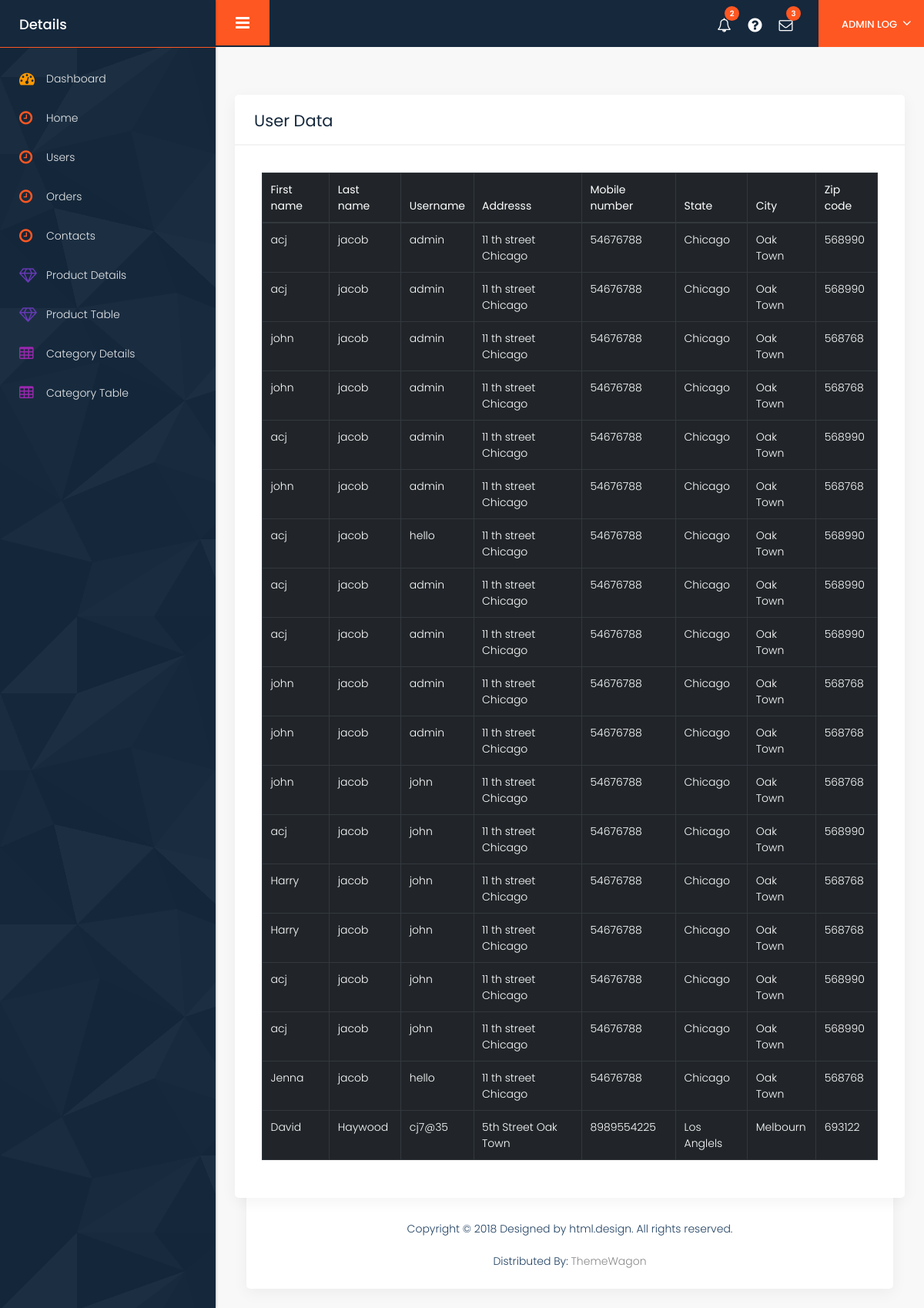
Page /adminapp/user_data on the committed database.
### userapp/models.py (models this page shows)
class Register(models.Model):
    firstname=models.CharField(max_length=45)
    lastname=models.CharField(max_length=56)
    username=models.CharField(max_length=78)
    password=models.CharField(max_length=80)
    mobilenumber=models.IntegerField()
    address=models.CharField(max_length=90)
    city=models.CharField(max_length=80)
    state=models.CharField(max_length=56)
    zipcode=models.IntegerField()

### adminapp/views.py (the view)
# urls.py: path('user_data',views.user_data,name='user_data'),
def user_data(request):
    data1=Register.objects.all()
    return render(request,'userdata.html',{'data1':data1})

### adminapp/templates/userdata.html (shortened to what this page needs)
{% extends 'adminindex.html' %}
{% block content %}
    <body><br><br>
    <br>
                           <div class="white_shd full margin_bottom_30">
                              <div class="full graph_head">
                                 <div class="heading1 margin_0">
                                    <h2>User Data</h2>
                                 </div>
                              </div>
                              <div class="table_section padding_infor_info">
                                 <div class="table-responsive-sm">
                                    <table class="table table-dark">
                                       <thead>
                                          <tr>
                                             <th>First name</th>
                                             <th>Last name</th>
                                             <th>Username</th>
                                             <th>Addresss </th>
                                             <th>Mobile number </th>
                                             <th>State</th>
                                             <th>City</th>
                                             <th>Zip code</th>
                                          </tr>
                                       </thead>
                                       <tbody>
        {% for i in data1 %}
        <tr>
        <td>{{ i.firstname }}</td>
        <td>{{ i.lastname }}</td>
        <td>{{ i.username }}</td>
        <td>{{ i.address }}</td>
        <td>{{ i.mobilenumber }}</td>
        <td>{{ i.state }}</td>
        <td>{{ i.city }}</td>
        <td>{{ i.zipcode }}</td>
        </tr>
        {% endfor %}
  </tbody>
</table>
</div>
</div>
</div>
 </body>
{% endblock %}

### adminapp/static/style.css (style rules this page uses)
* { margin: 0; padding: 0; outline: none !important; }
html, body { color: #898989; font-size: 14px; font-family: 'Poppins', sans-serif; line-height: normal; font-weight: 300; overflow-x: hidden !important; }
h1, h2, h3, h4, h5, h6 { letter-spacing: 0; font-weight: normal; position: relative; padding: 0; font-weight: normal; line-height: normal; color: #1f1f1f; margin: 0 }
.padding_infor_info { padding: 35px 35px; float: left; width: 100%; }
h2 { font-size: 30px; color: #000; line-height: 20px; font-weight: 700; position: relative; }
.full { width: 100%; float: left; }
.heading1 h2 { line-height: normal; font-size: 21px; font-weight: 400; margin: 0; padding-left: 0; color: #15283c; letter-spacing: 0px; }
.margin_0 { margin: 0 !important; }
.graph_head { padding: 18px 25px 15px; float: left; width: 100%; border-bottom: solid #f3f3f3 2px; }
.heading1 { float: left; padding: 0 0 20px 0; width: 100%; margin-top: 50px; }
.graph_head .heading1 { float: left; padding: 0; width: auto; }
.margin_bottom_30 { margin-bottom: 30px; }
.white_shd { background: #fff; box-shadow: 0 5px 20px rgba(0, 0, 0, 0.05); border-radius: 5px; margin-top: 0; }
.table thead th { font-weight: 400; }
.table-responsive-sm { overflow: auto; }

### adminapp/templates/userdata.html (style rules this page uses)
h2 { text-align: center; }
table, th, td { border:1px solid black; }

### rows in the picture
Register: firstname "acj", lastname "jacob", username "admin", address "11 th street Chicago", mobilenumber "54676788", state "Chicago", city "Oak Town", zipcode "568990"
Register: firstname "acj", lastname "jacob", username "admin", address "11 th street Chicago", mobilenumber "54676788", state "Chicago", city "Oak Town", zipcode "568990"
Register: firstname "john", lastname "jacob", username "admin", address "11 th street Chicago", mobilenumber "54676788", state "Chicago", city "Oak Town", zipcode "568768"
Register: firstname "john", lastname "jacob", username "admin", address "11 th street Chicago", mobilenumber "54676788", state "Chicago", city "Oak Town", zipcode "568768"
Register: firstname "acj", lastname "jacob", username "admin", address "11 th street Chicago", mobilenumber "54676788", state "Chicago", city "Oak Town", zipcode "568990"
Register: firstname "john", lastname "jacob", username "admin", address "11 th street Chicago", mobilenumber "54676788", state "Chicago", city "Oak Town", zipcode "568768"
Register: firstname "acj", lastname "jacob", username "hello", address "11 th street Chicago", mobilenumber "54676788", state "Chicago", city "Oak Town", zipcode "568990"
Register: firstname "acj", lastname "jacob", username "admin", address "11 th street Chicago", mobilenumber "54676788", state "Chicago", city "Oak Town", zipcode "568990"
Register: firstname "acj", lastname "jacob", username "admin", address "11 th street Chicago", mobilenumber "54676788", state "Chicago", city "Oak Town", zipcode "568990"
Register: firstname "john", lastname "jacob", username "admin", address "11 th street Chicago", mobilenumber "54676788", state "Chicago", city "Oak Town", zipcode "568768"
Register: firstname "john", lastname "jacob", username "admin", address "11 th street Chicago", mobilenumber "54676788", state "Chicago", city "Oak Town", zipcode "568768"
Register: firstname "john", lastname "jacob", username "john", address "11 th street Chicago", mobilenumber "54676788", state "Chicago", city "Oak Town", zipcode "568768"
Register: firstname "acj", lastname "jacob", username "john", address "11 th street Chicago", mobilenumber "54676788", state "Chicago", city "Oak Town", zipcode "568990"
Register: firstname "Harry", lastname "jacob", username "john", address "11 th street Chicago", mobilenumber "54676788", state "Chicago", city "Oak Town", zipcode "568768"
Register: firstname "Harry", lastname "jacob", username "john", address "11 th street Chicago", mobilenumber "54676788", state "Chicago", city "Oak Town", zipcode "568768"
Register: firstname "acj", lastname "jacob", username "john", address "11 th street Chicago", mobilenumber "54676788", state "Chicago", city "Oak Town", zipcode "568990"
Register: firstname "acj", lastname "jacob", username "john", address "11 th street Chicago", mobilenumber "54676788", state "Chicago", city "Oak Town", zipcode "568990"
Register: firstname "Jenna", lastname "jacob", username "hello", address "11 th street Chicago", mobilenumber "54676788", state "Chicago", city "Oak Town", zipcode "568768"
Register: firstname "David", lastname "Haywood", username "cj7@35", address "5th Street Oak Town", mobilenumber "8989554225", state "Los Anglels", city "Melbourn", zipcode "693122"
